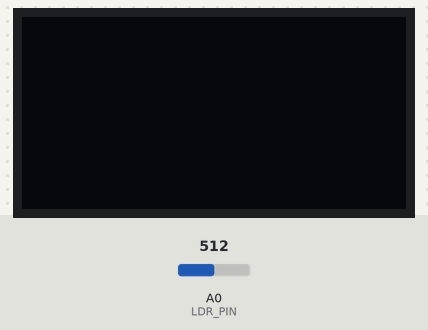
This sketch was run on a simulated Arduino Uno, built with avr-gcc and run on an emulated ATmega328P. On the bench: 128×64 one-colour display. The inputs (shaded band) are chosen by the test bench; at power-on: A0 (LDR_PIN) = 512. The OLED is the two-colour kind (top 16 rows yellow).

Above: at 1.2 s.
1.3 s: A0 (LDR_PIN) set to 112
2.8 s: A0 (LDR_PIN) set to 94
At 2.83 s:
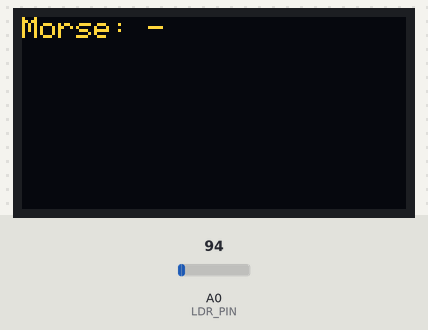
At 3.2 s:
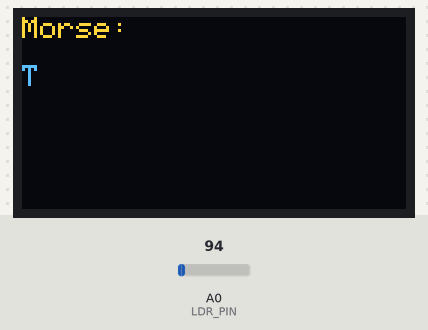
Timing chart, 0 to 5.8 s (numbered marks = the images above; inputs shaded):
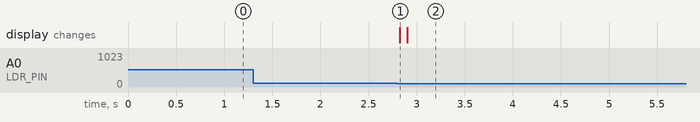

The sketch:

MORSE_CODE_OLED.ino
```cpp
#include <Wire.h>
#include <Adafruit_GFX.h>
#include <Adafruit_SSD1306.h>

#define SCREEN_WIDTH 128
#define SCREEN_HEIGHT 64
#define OLED_RESET -1
Adafruit_SSD1306 display(SCREEN_WIDTH, SCREEN_HEIGHT, &Wire, OLED_RESET);

#define LDR_PIN A0
#define THRESHOLD 100
#define UNIT 25   // unit time in (ms)

unsigned long lightStart = 0;
unsigned long darkStart = 0;

bool lightNow = false;
bool lightPrev = false;

String morse = "";
String message = "";

//A–Z
const char* morseTable[] = {
  ".-", "-...", "-.-.", "-..", ".", "..-.", "--.", "....",
  "..", ".---", "-.-", ".-..", "--", "-.", "---", ".--.",
  "--.-", ".-.", "...", "-", "..-", "...-", ".--", "-..-",
  "-.--", "--.."
};

char decodeMorse(String code) {
  for (int i = 0; i < 26; i++) {
    if (code == morseTable[i]) {
      return char('A' + i);
    }
  }
  return '?';
}

void updateDisplay() {
  display.clearDisplay();
  display.setTextSize(1);
  display.setTextColor(SSD1306_WHITE);

  display.setCursor(0, 0);
  display.print("Morse: ");
  display.print(morse);

  display.setCursor(0, 16);
  display.setTextSize(1);
  display.print(message);

  display.display();
}

void setup() {
  Serial.begin(9600);

  if (!display.begin(SSD1306_SWITCHCAPVCC, 0x3C)) {
    while (true);
  }

  display.clearDisplay();
  display.display();
}

void loop() {
  int ldr = analogRead(LDR_PIN);
  lightNow = (ldr > THRESHOLD);
  unsigned long now = millis();

  // Light on edge
  if (lightNow && !lightPrev) {
    lightStart = now;
  }

  // Light off edge to dot or dash
  if (!lightNow && lightPrev) {
    unsigned long onTime = now - lightStart;

    if (onTime < UNIT * 2) {
      morse += ".";
    } else {
      morse += "-";
    }

    darkStart = now;
    updateDisplay();
  }

  // dark period
  if (!lightNow && !lightPrev) {
    unsigned long offTime = now - darkStart;

    // letter gap (3 units)
    if (offTime > UNIT * 3 && morse.length() > 0) {
      message += decodeMorse(morse);
      morse = "";
      updateDisplay();
    }

    // WORD GAP  (7 units)
    if (offTime > UNIT * 7 && offTime < UNIT * 14) {
      if (message.length() > 0 && message.charAt(message.length() - 1) != ' ') {
        message += " ";
        updateDisplay();
      }
    }

    // NEW LINE (14 units)
    if (offTime > UNIT * 14) {
      if (message.length() > 0 && message.charAt(message.length() - 1) != '\n') {
        message += "\n";
        updateDisplay();
      }
    }
  }

  lightPrev = lightNow;
}
```

Measured:
- the behaviour switches between 101 and 100 on A0 (LDR_PIN) (found by bisection; images 0 and 1)
- after the input at 1.3 s, every drawn part: stays the same
- after the input at 2.8 s, the display: changes at once (image 1)
